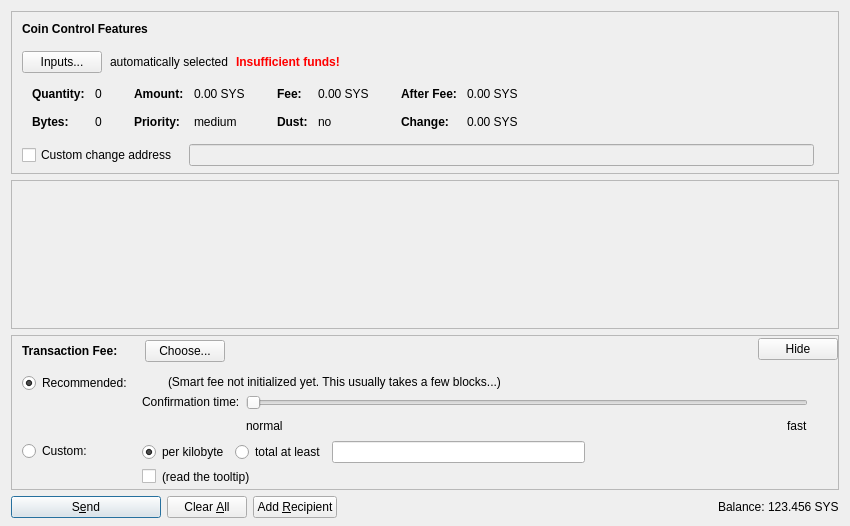
<?xml version="1.0" encoding="UTF-8"?>
<ui version="4.0">
 <class>SendCoinsDialog</class>
 <widget class="QDialog" name="SendCoinsDialog">
  <property name="geometry">
   <rect>
    <x>0</x>
    <y>0</y>
    <width>850</width>
    <height>526</height>
   </rect>
  </property>
  <property name="windowTitle">
   <string>Send Coins</string>
  </property>
  <layout class="QVBoxLayout" name="verticalLayout" stretch="0,1,0,0">
   <property name="bottomMargin">
    <number>8</number>
   </property>
   <item>
    <widget class="QFrame" name="frameCoinControl">
     <property name="sizePolicy">
      <sizepolicy hsizetype="Expanding" vsizetype="Expanding">
       <horstretch>0</horstretch>
       <verstretch>0</verstretch>
      </sizepolicy>
     </property>
     <property name="maximumSize">
      <size>
       <width>16777215</width>
       <height>16777215</height>
      </size>
     </property>
     <property name="frameShape">
      <enum>QFrame::StyledPanel</enum>
     </property>
     <property name="frameShadow">
      <enum>QFrame::Sunken</enum>
     </property>
     <layout class="QVBoxLayout" name="verticalLayoutCoinControl2">
      <property name="spacing">
       <number>0</number>
      </property>
      <property name="leftMargin">
       <number>0</number>
      </property>
      <property name="topMargin">
       <number>0</number>
      </property>
      <property name="rightMargin">
       <number>0</number>
      </property>
      <property name="bottomMargin">
       <number>6</number>
      </property>
      <item>
       <layout class="QVBoxLayout" name="verticalLayoutCoinControl" stretch="0,0,0,0,1">
        <property name="spacing">
         <number>0</number>
        </property>
        <property name="leftMargin">
         <number>10</number>
        </property>
        <property name="topMargin">
         <number>10</number>
        </property>
        <item>
         <layout class="QHBoxLayout" name="horizontalLayoutCoinControl1">
          <property name="bottomMargin">
           <number>15</number>
          </property>
          <item>
           <widget class="QLabel" name="labelCoinControlFeatures">
            <property name="sizePolicy">
             <sizepolicy hsizetype="Preferred" vsizetype="Maximum">
              <horstretch>0</horstretch>
              <verstretch>0</verstretch>
             </sizepolicy>
            </property>
            <property name="font">
             <font>
              <weight>75</weight>
              <bold>true</bold>
             </font>
            </property>
            <property name="styleSheet">
             <string notr="true">font-weight:bold;</string>
            </property>
            <property name="text">
             <string>Coin Control Features</string>
            </property>
           </widget>
          </item>
         </layout>
        </item>
        <item>
         <layout class="QHBoxLayout" name="horizontalLayoutCoinControl2" stretch="0,0,0,0">
          <property name="spacing">
           <number>8</number>
          </property>
          <property name="bottomMargin">
           <number>10</number>
          </property>
          <item>
           <widget class="QPushButton" name="pushButtonCoinControl">
            <property name="styleSheet">
             <string notr="true"/>
            </property>
            <property name="text">
             <string>Inputs...</string>
            </property>
            <property name="autoDefault">
             <bool>false</bool>
            </property>
           </widget>
          </item>
          <item>
           <widget class="QLabel" name="labelCoinControlAutomaticallySelected">
            <property name="text">
             <string>automatically selected</string>
            </property>
            <property name="margin">
             <number>5</number>
            </property>
           </widget>
          </item>
          <item>
           <widget class="QLabel" name="labelCoinControlInsuffFunds">
            <property name="font">
             <font>
              <weight>75</weight>
              <bold>true</bold>
             </font>
            </property>
            <property name="styleSheet">
             <string notr="true">color:red;font-weight:bold;</string>
            </property>
            <property name="text">
             <string>Insufficient funds!</string>
            </property>
            <property name="margin">
             <number>5</number>
            </property>
           </widget>
          </item>
          <item>
           <spacer name="horizontalSpacerCoinControl">
            <property name="orientation">
             <enum>Qt::Horizontal</enum>
            </property>
            <property name="sizeHint" stdset="0">
             <size>
              <width>40</width>
              <height>1</height>
             </size>
            </property>
           </spacer>
          </item>
         </layout>
        </item>
        <item>
         <widget class="QWidget" name="widgetCoinControl" native="true">
          <property name="sizePolicy">
           <sizepolicy hsizetype="Preferred" vsizetype="Preferred">
            <horstretch>0</horstretch>
            <verstretch>0</verstretch>
           </sizepolicy>
          </property>
          <property name="minimumSize">
           <size>
            <width>0</width>
            <height>0</height>
           </size>
          </property>
          <property name="styleSheet">
           <string notr="true"/>
          </property>
          <layout class="QHBoxLayout" name="horizontalLayoutCoinControl5">
           <property name="leftMargin">
            <number>0</number>
           </property>
           <property name="topMargin">
            <number>0</number>
           </property>
           <property name="rightMargin">
            <number>0</number>
           </property>
           <property name="bottomMargin">
            <number>0</number>
           </property>
           <item>
            <layout class="QHBoxLayout" name="horizontalLayoutCoinControl3" stretch="0,0,0,1">
             <property name="spacing">
              <number>20</number>
             </property>
             <property name="topMargin">
              <number>0</number>
             </property>
             <property name="bottomMargin">
              <number>10</number>
             </property>
             <item>
              <layout class="QFormLayout" name="formLayoutCoinControl1">
               <property name="horizontalSpacing">
                <number>10</number>
               </property>
               <property name="verticalSpacing">
                <number>14</number>
               </property>
               <property name="leftMargin">
                <number>10</number>
               </property>
               <property name="topMargin">
                <number>4</number>
               </property>
               <property name="rightMargin">
                <number>6</number>
               </property>
               <item row="0" column="0">
                <widget class="QLabel" name="labelCoinControlQuantityText">
                 <property name="font">
                  <font>
                   <weight>75</weight>
                   <bold>true</bold>
                  </font>
                 </property>
                 <property name="text">
                  <string>Quantity:</string>
                 </property>
                 <property name="margin">
                  <number>0</number>
                 </property>
                </widget>
               </item>
               <item row="0" column="1">
                <widget class="QLabel" name="labelCoinControlQuantity">
                 <property name="cursor">
                  <cursorShape>IBeamCursor</cursorShape>
                 </property>
                 <property name="contextMenuPolicy">
                  <enum>Qt::ActionsContextMenu</enum>
                 </property>
                 <property name="text">
                  <string notr="true">0</string>
                 </property>
                 <property name="margin">
                  <number>0</number>
                 </property>
                 <property name="textInteractionFlags">
                  <set>Qt::LinksAccessibleByMouse|Qt::TextSelectableByKeyboard|Qt::TextSelectableByMouse</set>
                 </property>
                </widget>
               </item>
               <item row="1" column="0">
                <widget class="QLabel" name="labelCoinControlBytesText">
                 <property name="font">
                  <font>
                   <weight>75</weight>
                   <bold>true</bold>
                  </font>
                 </property>
                 <property name="text">
                  <string>Bytes:</string>
                 </property>
                </widget>
               </item>
               <item row="1" column="1">
                <widget class="QLabel" name="labelCoinControlBytes">
                 <property name="cursor">
                  <cursorShape>IBeamCursor</cursorShape>
                 </property>
                 <property name="contextMenuPolicy">
                  <enum>Qt::ActionsContextMenu</enum>
                 </property>
                 <property name="text">
                  <string notr="true">0</string>
                 </property>
                 <property name="textInteractionFlags">
                  <set>Qt::LinksAccessibleByMouse|Qt::TextSelectableByKeyboard|Qt::TextSelectableByMouse</set>
                 </property>
                </widget>
               </item>
              </layout>
             </item>
             <item>
              <layout class="QFormLayout" name="formLayoutCoinControl2">
               <property name="horizontalSpacing">
                <number>10</number>
               </property>
               <property name="verticalSpacing">
                <number>14</number>
               </property>
               <property name="leftMargin">
                <number>6</number>
               </property>
               <property name="topMargin">
                <number>4</number>
               </property>
               <property name="rightMargin">
                <number>6</number>
               </property>
               <item row="0" column="0">
                <widget class="QLabel" name="labelCoinControlAmountText">
                 <property name="font">
                  <font>
                   <weight>75</weight>
                   <bold>true</bold>
                  </font>
                 </property>
                 <property name="text">
                  <string>Amount:</string>
                 </property>
                 <property name="margin">
                  <number>0</number>
                 </property>
                </widget>
               </item>
               <item row="0" column="1">
                <widget class="QLabel" name="labelCoinControlAmount">
                 <property name="cursor">
                  <cursorShape>IBeamCursor</cursorShape>
                 </property>
                 <property name="contextMenuPolicy">
                  <enum>Qt::ActionsContextMenu</enum>
                 </property>
                 <property name="text">
                  <string notr="true">0.00 SYS</string>
                 </property>
                 <property name="textInteractionFlags">
                  <set>Qt::LinksAccessibleByMouse|Qt::TextSelectableByKeyboard|Qt::TextSelectableByMouse</set>
                 </property>
                </widget>
               </item>
               <item row="1" column="0">
                <widget class="QLabel" name="labelCoinControlPriorityText">
                 <property name="font">
                  <font>
                   <weight>75</weight>
                   <bold>true</bold>
                  </font>
                 </property>
                 <property name="text">
                  <string>Priority:</string>
                 </property>
                </widget>
               </item>
               <item row="1" column="1">
                <widget class="QLabel" name="labelCoinControlPriority">
                 <property name="cursor">
                  <cursorShape>IBeamCursor</cursorShape>
                 </property>
                 <property name="contextMenuPolicy">
                  <enum>Qt::ActionsContextMenu</enum>
                 </property>
                 <property name="text">
                  <string notr="true">medium</string>
                 </property>
                 <property name="textInteractionFlags">
                  <set>Qt::LinksAccessibleByMouse|Qt::TextSelectableByKeyboard|Qt::TextSelectableByMouse</set>
                 </property>
                </widget>
               </item>
              </layout>
             </item>
             <item>
              <layout class="QFormLayout" name="formLayoutCoinControl3">
               <property name="horizontalSpacing">
                <number>10</number>
               </property>
               <property name="verticalSpacing">
                <number>14</number>
               </property>
               <property name="leftMargin">
                <number>6</number>
               </property>
               <property name="topMargin">
                <number>4</number>
               </property>
               <property name="rightMargin">
                <number>6</number>
               </property>
               <item row="0" column="0">
                <widget class="QLabel" name="labelCoinControlFeeText">
                 <property name="font">
                  <font>
                   <weight>75</weight>
                   <bold>true</bold>
                  </font>
                 </property>
                 <property name="text">
                  <string>Fee:</string>
                 </property>
                 <property name="margin">
                  <number>0</number>
                 </property>
                </widget>
               </item>
               <item row="0" column="1">
                <widget class="QLabel" name="labelCoinControlFee">
                 <property name="cursor">
                  <cursorShape>IBeamCursor</cursorShape>
                 </property>
                 <property name="contextMenuPolicy">
                  <enum>Qt::ActionsContextMenu</enum>
                 </property>
                 <property name="text">
                  <string notr="true">0.00 SYS</string>
                 </property>
                 <property name="textInteractionFlags">
                  <set>Qt::LinksAccessibleByMouse|Qt::TextSelectableByKeyboard|Qt::TextSelectableByMouse</set>
                 </property>
                </widget>
               </item>
               <item row="1" column="0">
                <widget class="QLabel" name="labelCoinControlLowOutputText">
                 <property name="font">
                  <font>
                   <weight>75</weight>
                   <bold>true</bold>
                  </font>
                 </property>
                 <property name="text">
                  <string>Dust:</string>
                 </property>
                </widget>
               </item>
               <item row="1" column="1">
                <widget class="QLabel" name="labelCoinControlLowOutput">
                 <property name="cursor">
                  <cursorShape>IBeamCursor</cursorShape>
                 </property>
                 <property name="contextMenuPolicy">
                  <enum>Qt::ActionsContextMenu</enum>
                 </property>
                 <property name="text">
                  <string notr="true">no</string>
                 </property>
                 <property name="textInteractionFlags">
                  <set>Qt::LinksAccessibleByMouse|Qt::TextSelectableByKeyboard|Qt::TextSelectableByMouse</set>
                 </property>
                </widget>
               </item>
              </layout>
             </item>
             <item>
              <layout class="QFormLayout" name="formLayoutCoinControl4">
               <property name="horizontalSpacing">
                <number>10</number>
               </property>
               <property name="verticalSpacing">
                <number>14</number>
               </property>
               <property name="leftMargin">
                <number>6</number>
               </property>
               <property name="topMargin">
                <number>4</number>
               </property>
               <property name="rightMargin">
                <number>6</number>
               </property>
               <item row="0" column="0">
                <widget class="QLabel" name="labelCoinControlAfterFeeText">
                 <property name="font">
                  <font>
                   <weight>75</weight>
                   <bold>true</bold>
                  </font>
                 </property>
                 <property name="text">
                  <string>After Fee:</string>
                 </property>
                 <property name="margin">
                  <number>0</number>
                 </property>
                </widget>
               </item>
               <item row="0" column="1">
                <widget class="QLabel" name="labelCoinControlAfterFee">
                 <property name="cursor">
                  <cursorShape>IBeamCursor</cursorShape>
                 </property>
                 <property name="contextMenuPolicy">
                  <enum>Qt::ActionsContextMenu</enum>
                 </property>
                 <property name="text">
                  <string notr="true">0.00 SYS</string>
                 </property>
                 <property name="textInteractionFlags">
                  <set>Qt::LinksAccessibleByMouse|Qt::TextSelectableByKeyboard|Qt::TextSelectableByMouse</set>
                 </property>
                </widget>
               </item>
               <item row="1" column="0">
                <widget class="QLabel" name="labelCoinControlChangeText">
                 <property name="font">
                  <font>
                   <weight>75</weight>
                   <bold>true</bold>
                  </font>
                 </property>
                 <property name="text">
                  <string>Change:</string>
                 </property>
                </widget>
               </item>
               <item row="1" column="1">
                <widget class="QLabel" name="labelCoinControlChange">
                 <property name="cursor">
                  <cursorShape>IBeamCursor</cursorShape>
                 </property>
                 <property name="contextMenuPolicy">
                  <enum>Qt::ActionsContextMenu</enum>
                 </property>
                 <property name="text">
                  <string notr="true">0.00 SYS</string>
                 </property>
                 <property name="textInteractionFlags">
                  <set>Qt::LinksAccessibleByMouse|Qt::TextSelectableByKeyboard|Qt::TextSelectableByMouse</set>
                 </property>
                </widget>
               </item>
              </layout>
             </item>
            </layout>
           </item>
          </layout>
         </widget>
        </item>
        <item>
         <layout class="QHBoxLayout" name="horizontalLayoutCoinControl4" stretch="0,0,0">
          <property name="spacing">
           <number>12</number>
          </property>
          <property name="sizeConstraint">
           <enum>QLayout::SetDefaultConstraint</enum>
          </property>
          <property name="topMargin">
           <number>5</number>
          </property>
          <property name="rightMargin">
           <number>5</number>
          </property>
          <item>
           <widget class="QCheckBox" name="checkBoxCoinControlChange">
            <property name="toolTip">
             <string>If this is activated, but the change address is empty or invalid, change will be sent to a newly generated address.</string>
            </property>
            <property name="text">
             <string>Custom change address</string>
            </property>
           </widget>
          </item>
          <item>
           <widget class="QValidatedLineEdit" name="lineEditCoinControlChange">
            <property name="enabled">
             <bool>false</bool>
            </property>
            <property name="sizePolicy">
             <sizepolicy hsizetype="Expanding" vsizetype="Fixed">
              <horstretch>0</horstretch>
              <verstretch>0</verstretch>
             </sizepolicy>
            </property>
           </widget>
          </item>
          <item>
           <widget class="QLabel" name="labelCoinControlChangeLabel">
            <property name="sizePolicy">
             <sizepolicy hsizetype="Preferred" vsizetype="Expanding">
              <horstretch>0</horstretch>
              <verstretch>0</verstretch>
             </sizepolicy>
            </property>
            <property name="minimumSize">
             <size>
              <width>0</width>
              <height>0</height>
             </size>
            </property>
            <property name="text">
             <string/>
            </property>
            <property name="margin">
             <number>3</number>
            </property>
           </widget>
          </item>
         </layout>
        </item>
        <item>
         <spacer name="verticalSpacerCoinControl">
          <property name="orientation">
           <enum>Qt::Vertical</enum>
          </property>
          <property name="sizeHint" stdset="0">
           <size>
            <width>800</width>
            <height>1</height>
           </size>
          </property>
         </spacer>
        </item>
       </layout>
      </item>
     </layout>
    </widget>
   </item>
   <item>
    <widget class="QScrollArea" name="scrollArea">
     <property name="widgetResizable">
      <bool>true</bool>
     </property>
     <widget class="QWidget" name="scrollAreaWidgetContents">
      <property name="geometry">
       <rect>
        <x>0</x>
        <y>0</y>
        <width>830</width>
        <height>104</height>
       </rect>
      </property>
      <layout class="QVBoxLayout" name="verticalLayout_2" stretch="0,1">
       <property name="leftMargin">
        <number>0</number>
       </property>
       <property name="topMargin">
        <number>0</number>
       </property>
       <property name="rightMargin">
        <number>0</number>
       </property>
       <property name="bottomMargin">
        <number>0</number>
       </property>
       <item>
        <layout class="QVBoxLayout" name="entries">
         <property name="spacing">
          <number>6</number>
         </property>
        </layout>
       </item>
       <item>
        <spacer name="verticalSpacer">
         <property name="orientation">
          <enum>Qt::Vertical</enum>
         </property>
         <property name="sizeHint" stdset="0">
          <size>
           <width>20</width>
           <height>40</height>
          </size>
         </property>
        </spacer>
       </item>
      </layout>
     </widget>
    </widget>
   </item>
   <item>
    <widget class="QFrame" name="frameFee">
     <property name="sizePolicy">
      <sizepolicy hsizetype="Expanding" vsizetype="Expanding">
       <horstretch>0</horstretch>
       <verstretch>0</verstretch>
      </sizepolicy>
     </property>
     <property name="maximumSize">
      <size>
       <width>16777215</width>
       <height>16777215</height>
      </size>
     </property>
     <property name="frameShape">
      <enum>QFrame::StyledPanel</enum>
     </property>
     <property name="frameShadow">
      <enum>QFrame::Sunken</enum>
     </property>
     <layout class="QVBoxLayout" name="verticalLayoutFee1">
      <property name="spacing">
       <number>0</number>
      </property>
      <property name="leftMargin">
       <number>0</number>
      </property>
      <property name="topMargin">
       <number>0</number>
      </property>
      <property name="rightMargin">
       <number>0</number>
      </property>
      <property name="bottomMargin">
       <number>0</number>
      </property>
      <item>
       <layout class="QVBoxLayout" name="verticalLayoutFee2" stretch="0,0,0">
        <property name="spacing">
         <number>0</number>
        </property>
        <property name="leftMargin">
         <number>10</number>
        </property>
        <property name="topMargin">
         <number>0</number>
        </property>
        <item>
         <layout class="QHBoxLayout" name="horizontalLayoutFee1">
          <property name="bottomMargin">
           <number>0</number>
          </property>
          <item>
           <layout class="QVBoxLayout" name="verticalLayoutFee7">
            <property name="spacing">
             <number>0</number>
            </property>
            <item>
             <spacer name="verticalSpacerSmartFee">
              <property name="orientation">
               <enum>Qt::Vertical</enum>
              </property>
              <property name="sizeType">
               <enum>QSizePolicy::Fixed</enum>
              </property>
              <property name="sizeHint" stdset="0">
               <size>
                <width>1</width>
                <height>4</height>
               </size>
              </property>
             </spacer>
            </item>
            <item>
             <layout class="QHBoxLayout" name="horizontalLayoutSmartFee">
              <property name="spacing">
               <number>10</number>
              </property>
              <item>
               <widget class="QLabel" name="labelFeeHeadline">
                <property name="sizePolicy">
                 <sizepolicy hsizetype="Preferred" vsizetype="Maximum">
                  <horstretch>0</horstretch>
                  <verstretch>0</verstretch>
                 </sizepolicy>
                </property>
                <property name="font">
                 <font>
                  <weight>75</weight>
                  <bold>true</bold>
                 </font>
                </property>
                <property name="styleSheet">
                 <string notr="true">font-weight:bold;</string>
                </property>
                <property name="text">
                 <string>Transaction Fee:</string>
                </property>
               </widget>
              </item>
              <item>
               <widget class="QLabel" name="labelFeeMinimized">
                <property name="text">
                 <string/>
                </property>
               </widget>
              </item>
              <item>
               <widget class="QPushButton" name="buttonChooseFee">
                <property name="text">
                 <string>Choose...</string>
                </property>
               </widget>
              </item>
             </layout>
            </item>
            <item>
             <spacer name="verticalSpacer_5">
              <property name="orientation">
               <enum>Qt::Vertical</enum>
              </property>
              <property name="sizeHint" stdset="0">
               <size>
                <width>1</width>
                <height>1</height>
               </size>
              </property>
             </spacer>
            </item>
           </layout>
          </item>
          <item>
           <spacer name="horizontalSpacer_4">
            <property name="orientation">
             <enum>Qt::Horizontal</enum>
            </property>
            <property name="sizeHint" stdset="0">
             <size>
              <width>40</width>
              <height>20</height>
             </size>
            </property>
           </spacer>
          </item>
          <item>
           <widget class="QPushButton" name="buttonMinimizeFee">
            <property name="toolTip">
             <string>collapse fee-settings</string>
            </property>
            <property name="text">
             <string>Hide</string>
            </property>
           </widget>
          </item>
         </layout>
        </item>
        <item>
         <widget class="QFrame" name="frameFeeSelection">
          <layout class="QVBoxLayout" name="verticalLayoutFee12">
           <property name="spacing">
            <number>0</number>
           </property>
           <property name="leftMargin">
            <number>0</number>
           </property>
           <property name="topMargin">
            <number>0</number>
           </property>
           <property name="rightMargin">
            <number>0</number>
           </property>
           <property name="bottomMargin">
            <number>0</number>
           </property>
           <item>
            <layout class="QGridLayout" name="gridLayoutFee">
             <property name="topMargin">
              <number>10</number>
             </property>
             <property name="bottomMargin">
              <number>4</number>
             </property>
             <property name="horizontalSpacing">
              <number>10</number>
             </property>
             <property name="verticalSpacing">
              <number>4</number>
             </property>
             <item row="1" column="1">
              <layout class="QVBoxLayout" name="verticalLayoutFee8">
               <property name="spacing">
                <number>6</number>
               </property>
               <item>
                <layout class="QHBoxLayout" name="horizontalLayoutFee13">
                 <item>
                  <widget class="QRadioButton" name="radioCustomPerKilobyte">
                   <property name="toolTip">
                    <string>If the custom fee is set to 1000 satoshis and the transaction is only 250 bytes, then &quot;per kilobyte&quot; only pays 250 satoshis in fee, while &quot;total at least&quot; pays 1000 satoshis. For transactions bigger than a kilobyte both pay by kilobyte.</string>
                   </property>
                   <property name="text">
                    <string>per kilobyte</string>
                   </property>
                   <property name="checked">
                    <bool>true</bool>
                   </property>
                   <attribute name="buttonGroup">
                    <string notr="true">groupCustomFee</string>
                   </attribute>
                  </widget>
                 </item>
                 <item>
                  <widget class="QRadioButton" name="radioCustomAtLeast">
                   <property name="toolTip">
                    <string>If the custom fee is set to 1000 satoshis and the transaction is only 250 bytes, then &quot;per kilobyte&quot; only pays 250 satoshis in fee, while &quot;total at least&quot; pays 1000 satoshis. For transactions bigger than a kilobyte both pay by kilobyte.</string>
                   </property>
                   <property name="text">
                    <string>total at least</string>
                   </property>
                   <attribute name="buttonGroup">
                    <string notr="true">groupCustomFee</string>
                   </attribute>
                  </widget>
                 </item>
                 <item>
                  <widget class="GameBitAmountField" name="customFee"/>
                 </item>
                 <item>
                  <spacer name="horizontalSpacer_6">
                   <property name="orientation">
                    <enum>Qt::Horizontal</enum>
                   </property>
                   <property name="sizeHint" stdset="0">
                    <size>
                     <width>1</width>
                     <height>1</height>
                    </size>
                   </property>
                  </spacer>
                 </item>
                </layout>
               </item>
               <item>
                <layout class="QHBoxLayout" name="horizontalLayoutFee8">
                 <item>
                  <widget class="QCheckBox" name="checkBoxMinimumFee">
                   <property name="toolTip">
                    <string>Paying only the minimum fee is just fine as long as there is less transaction volume than space in the blocks. But be aware that this can end up in a never confirming transaction once there is more demand for GameBit transactions than the network can process.</string>
                   </property>
                   <property name="text">
                    <string/>
                   </property>
                  </widget>
                 </item>
                 <item>
                  <widget class="QLabel" name="labelMinFeeWarning">
                   <property name="enabled">
                    <bool>true</bool>
                   </property>
                   <property name="toolTip">
                    <string>Paying only the minimum fee is just fine as long as there is less transaction volume than space in the blocks. But be aware that this can end up in a never confirming transaction once there is more demand for GameBit transactions than the network can process.</string>
                   </property>
                   <property name="text">
                    <string>(read the tooltip)</string>
                   </property>
                   <property name="margin">
                    <number>5</number>
                   </property>
                  </widget>
                 </item>
                 <item>
                  <spacer name="horizontalSpacer_2">
                   <property name="orientation">
                    <enum>Qt::Horizontal</enum>
                   </property>
                   <property name="sizeHint" stdset="0">
                    <size>
                     <width>1</width>
                     <height>1</height>
                    </size>
                   </property>
                  </spacer>
                 </item>
                </layout>
               </item>
              </layout>
             </item>
             <item row="0" column="0">
              <layout class="QVBoxLayout" name="verticalLayoutFee4" stretch="0,1">
               <item>
                <widget class="QRadioButton" name="radioSmartFee">
                 <property name="text">
                  <string>Recommended:</string>
                 </property>
                 <property name="checked">
                  <bool>true</bool>
                 </property>
                 <attribute name="buttonGroup">
                  <string notr="true">groupFee</string>
                 </attribute>
                </widget>
               </item>
               <item>
                <spacer name="verticalSpacer_2">
                 <property name="orientation">
                  <enum>Qt::Vertical</enum>
                 </property>
                 <property name="sizeHint" stdset="0">
                  <size>
                   <width>1</width>
                   <height>1</height>
                  </size>
                 </property>
                </spacer>
               </item>
              </layout>
             </item>
             <item row="1" column="0">
              <layout class="QVBoxLayout" name="verticalLayoutFee9" stretch="0,1">
               <item>
                <widget class="QRadioButton" name="radioCustomFee">
                 <property name="text">
                  <string>Custom:</string>
                 </property>
                 <attribute name="buttonGroup">
                  <string notr="true">groupFee</string>
                 </attribute>
                </widget>
               </item>
               <item>
                <spacer name="verticalSpacer_6">
                 <property name="orientation">
                  <enum>Qt::Vertical</enum>
                 </property>
                 <property name="sizeHint" stdset="0">
                  <size>
                   <width>1</width>
                   <height>1</height>
                  </size>
                 </property>
                </spacer>
               </item>
              </layout>
             </item>
             <item row="0" column="1">
              <layout class="QVBoxLayout" name="verticalLayoutFee3" stretch="0,0,1">
               <property name="spacing">
                <number>6</number>
               </property>
               <property name="topMargin">
                <number>2</number>
               </property>
               <item>
                <layout class="QHBoxLayout" name="horizontalLayoutFee12">
                 <item>
                  <widget class="QLabel" name="labelSmartFee">
                   <property name="text">
                    <string/>
                   </property>
                   <property name="margin">
                    <number>2</number>
                   </property>
                  </widget>
                 </item>
                 <item>
                  <widget class="QLabel" name="labelFeeEstimation">
                   <property name="text">
                    <string/>
                   </property>
                  </widget>
                 </item>
                 <item>
                  <widget class="QLabel" name="labelSmartFee2">
                   <property name="text">
                    <string>(Smart fee not initialized yet. This usually takes a few blocks...)</string>
                   </property>
                   <property name="margin">
                    <number>2</number>
                   </property>
                  </widget>
                 </item>
                 <item>
                  <spacer name="horizontalSpacer_5">
                   <property name="orientation">
                    <enum>Qt::Horizontal</enum>
                   </property>
                   <property name="sizeHint" stdset="0">
                    <size>
                     <width>1</width>
                     <height>1</height>
                    </size>
                   </property>
                  </spacer>
                 </item>
                </layout>
               </item>
               <item>
                <layout class="QHBoxLayout" name="horizontalLayoutFee9">
                 <item>
                  <layout class="QVBoxLayout" name="verticalLayoutFee6">
                   <item>
                    <widget class="QLabel" name="labelSmartFee3">
                     <property name="text">
                      <string>Confirmation time:</string>
                     </property>
                     <property name="margin">
                      <number>2</number>
                     </property>
                    </widget>
                   </item>
                   <item>
                    <spacer name="verticalSpacer_3">
                     <property name="orientation">
                      <enum>Qt::Vertical</enum>
                     </property>
                     <property name="sizeHint" stdset="0">
                      <size>
                       <width>1</width>
                       <height>1</height>
                      </size>
                     </property>
                    </spacer>
                   </item>
                  </layout>
                 </item>
                 <item>
                  <layout class="QVBoxLayout" name="verticalLayoutFee5">
                   <property name="rightMargin">
                    <number>30</number>
                   </property>
                   <item>
                    <widget class="QSlider" name="sliderSmartFee">
                     <property name="minimum">
                      <number>0</number>
                     </property>
                     <property name="maximum">
                      <number>24</number>
                     </property>
                     <property name="pageStep">
                      <number>1</number>
                     </property>
                     <property name="value">
                      <number>0</number>
                     </property>
                     <property name="orientation">
                      <enum>Qt::Horizontal</enum>
                     </property>
                     <property name="invertedAppearance">
                      <bool>false</bool>
                     </property>
                     <property name="invertedControls">
                      <bool>false</bool>
                     </property>
                     <property name="tickPosition">
                      <enum>QSlider::NoTicks</enum>
                     </property>
                    </widget>
                   </item>
                   <item>
                    <layout class="QHBoxLayout" name="horizontalLayoutFee10">
                     <item>
                      <widget class="QLabel" name="labelSmartFeeNormal">
                       <property name="text">
                        <string>normal</string>
                       </property>
                      </widget>
                     </item>
                     <item>
                      <spacer name="horizontalSpacer_3">
                       <property name="orientation">
                        <enum>Qt::Horizontal</enum>
                       </property>
                       <property name="sizeHint" stdset="0">
                        <size>
                         <width>40</width>
                         <height>20</height>
                        </size>
                       </property>
                      </spacer>
                     </item>
                     <item>
                      <widget class="QLabel" name="labelSmartFeeFast">
                       <property name="text">
                        <string>fast</string>
                       </property>
                      </widget>
                     </item>
                    </layout>
                   </item>
                  </layout>
                 </item>
                </layout>
               </item>
               <item>
                <spacer name="verticalSpacer_4">
                 <property name="orientation">
                  <enum>Qt::Vertical</enum>
                 </property>
                 <property name="sizeHint" stdset="0">
                  <size>
                   <width>1</width>
                   <height>1</height>
                  </size>
                 </property>
                </spacer>
               </item>
              </layout>
             </item>
            </layout>
           </item>
          </layout>
         </widget>
        </item>
        <item>
         <spacer name="verticalSpacerFee">
          <property name="orientation">
           <enum>Qt::Vertical</enum>
          </property>
          <property name="sizeHint" stdset="0">
           <size>
            <width>800</width>
            <height>1</height>
           </size>
          </property>
         </spacer>
        </item>
       </layout>
      </item>
     </layout>
    </widget>
   </item>
   <item>
    <layout class="QHBoxLayout" name="horizontalLayout">
     <item>
      <widget class="QPushButton" name="sendButton">
       <property name="minimumSize">
        <size>
         <width>150</width>
         <height>0</height>
        </size>
       </property>
       <property name="toolTip">
        <string>Confirm the send action</string>
       </property>
       <property name="text">
        <string>S&amp;end</string>
       </property>
       <property name="autoDefault">
        <bool>false</bool>
       </property>
       <property name="default">
        <bool>true</bool>
       </property>
      </widget>
     </item>
     <item>
      <widget class="QPushButton" name="clearButton">
       <property name="sizePolicy">
        <sizepolicy hsizetype="Minimum" vsizetype="Fixed">
         <horstretch>0</horstretch>
         <verstretch>0</verstretch>
        </sizepolicy>
       </property>
       <property name="toolTip">
        <string>Clear all fields of the form.</string>
       </property>
       <property name="text">
        <string>Clear &amp;All</string>
       </property>
       <property name="autoDefault">
        <bool>false</bool>
       </property>
      </widget>
     </item>
     <item>
      <widget class="QPushButton" name="addButton">
       <property name="toolTip">
        <string>Send to multiple recipients at once</string>
       </property>
       <property name="text">
        <string>Add &amp;Recipient</string>
       </property>
       <property name="autoDefault">
        <bool>false</bool>
       </property>
      </widget>
     </item>
     <item>
      <spacer name="horizontalSpacer">
       <property name="orientation">
        <enum>Qt::Horizontal</enum>
       </property>
       <property name="sizeHint" stdset="0">
        <size>
         <width>40</width>
         <height>20</height>
        </size>
       </property>
      </spacer>
     </item>
     <item>
      <layout class="QHBoxLayout" name="horizontalLayout_2">
       <property name="spacing">
        <number>3</number>
       </property>
       <item>
        <widget class="QLabel" name="label">
         <property name="sizePolicy">
          <sizepolicy hsizetype="Preferred" vsizetype="Fixed">
           <horstretch>0</horstretch>
           <verstretch>0</verstretch>
          </sizepolicy>
         </property>
         <property name="text">
          <string>Balance:</string>
         </property>
        </widget>
       </item>
       <item>
        <widget class="QLabel" name="labelBalance">
         <property name="sizePolicy">
          <sizepolicy hsizetype="Preferred" vsizetype="Fixed">
           <horstretch>0</horstretch>
           <verstretch>0</verstretch>
          </sizepolicy>
         </property>
         <property name="cursor">
          <cursorShape>IBeamCursor</cursorShape>
         </property>
         <property name="text">
          <string notr="true">123.456 SYS</string>
         </property>
         <property name="textInteractionFlags">
          <set>Qt::LinksAccessibleByMouse|Qt::TextSelectableByKeyboard|Qt::TextSelectableByMouse</set>
         </property>
        </widget>
       </item>
      </layout>
     </item>
    </layout>
   </item>
  </layout>
 </widget>
 <customwidgets>
  <customwidget>
   <class>QValidatedLineEdit</class>
   <extends>QLineEdit</extends>
   <header>qvalidatedlineedit.h</header>
  </customwidget>
  <customwidget>
   <class>GameBitAmountField</class>
   <extends>QLineEdit</extends>
   <header>GameBitamountfield.h</header>
   <container>1</container>
  </customwidget>
 </customwidgets>
 <resources>
  <include location="../GameBit.qrc"/>
 </resources>
 <connections/>
 <buttongroups>
  <buttongroup name="groupFee"/>
  <buttongroup name="groupCustomFee"/>
 </buttongroups>
</ui>
